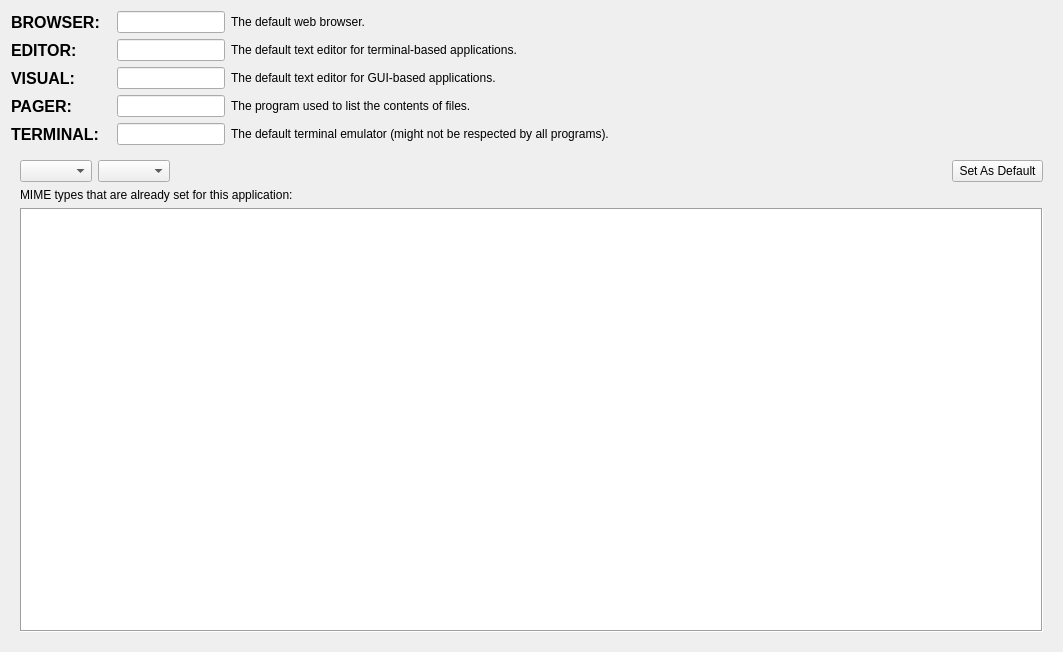
          <widget class="QWidget" name="scrollAreaWidgetContents_2">
           <property name="geometry">
            <rect>
             <x>0</x>
             <y>0</y>
             <width>1063</width>
             <height>652</height>
            </rect>
           </property>
           <layout class="QVBoxLayout" name="verticalLayout_4" stretch="0,0">
            <item>
             <layout class="QVBoxLayout" name="defaultAppsLayout">
              <item>
               <layout class="QHBoxLayout" name="browserLayout">
                <item>
                 <widget class="QLabel" name="browserLabel">
                  <property name="sizePolicy">
                   <sizepolicy hsizetype="Fixed" vsizetype="Preferred">
                    <horstretch>0</horstretch>
                    <verstretch>0</verstretch>
                   </sizepolicy>
                  </property>
                  <property name="minimumSize">
                   <size>
                    <width>100</width>
                    <height>0</height>
                   </size>
                  </property>
                  <property name="font">
                   <font>
                    <pointsize>12</pointsize>
                    <bold>true</bold>
                   </font>
                  </property>
                  <property name="text">
                   <string>BROWSER:</string>
                  </property>
                 </widget>
                </item>
                <item>
                 <widget class="QLineEdit" name="browser">
                  <property name="sizePolicy">
                   <sizepolicy hsizetype="Fixed" vsizetype="Fixed">
                    <horstretch>0</horstretch>
                    <verstretch>0</verstretch>
                   </sizepolicy>
                  </property>
                 </widget>
                </item>
                <item>
                 <widget class="QLabel" name="browserDesc">
                  <property name="text">
                   <string>The default web browser.</string>
                  </property>
                 </widget>
                </item>
                <item>
                 <spacer name="horizontalSpacer_13">
                  <property name="orientation">
                   <enum>Qt::Orientation::Horizontal</enum>
                  </property>
                  <property name="sizeHint" stdset="0">
                   <size>
                    <width>40</width>
                    <height>20</height>
                   </size>
                  </property>
                 </spacer>
                </item>
               </layout>
              </item>
              <item>
               <layout class="QHBoxLayout" name="editorLayout">
                <item>
                 <widget class="QLabel" name="editorLabel">
                  <property name="sizePolicy">
                   <sizepolicy hsizetype="Fixed" vsizetype="Preferred">
                    <horstretch>0</horstretch>
                    <verstretch>0</verstretch>
                   </sizepolicy>
                  </property>
                  <property name="minimumSize">
                   <size>
                    <width>100</width>
                    <height>0</height>
                   </size>
                  </property>
                  <property name="font">
                   <font>
                    <pointsize>12</pointsize>
                    <bold>true</bold>
                   </font>
                  </property>
                  <property name="text">
                   <string>EDITOR:</string>
                  </property>
                 </widget>
                </item>
                <item>
                 <widget class="QLineEdit" name="editor">
                  <property name="sizePolicy">
                   <sizepolicy hsizetype="Fixed" vsizetype="Fixed">
                    <horstretch>0</horstretch>
                    <verstretch>0</verstretch>
                   </sizepolicy>
                  </property>
                 </widget>
                </item>
                <item>
                 <widget class="QLabel" name="editorDesc">
                  <property name="text">
                   <string>The default text editor for terminal-based applications.</string>
                  </property>
                 </widget>
                </item>
                <item>
                 <spacer name="horizontalSpacer_9">
                  <property name="orientation">
                   <enum>Qt::Orientation::Horizontal</enum>
                  </property>
                  <property name="sizeHint" stdset="0">
                   <size>
                    <width>40</width>
                    <height>20</height>
                   </size>
                  </property>
                 </spacer>
                </item>
               </layout>
              </item>
              <item>
               <layout class="QHBoxLayout" name="visualLayout">
                <item>
                 <widget class="QLabel" name="visualLabel">
                  <property name="sizePolicy">
                   <sizepolicy hsizetype="Fixed" vsizetype="Preferred">
                    <horstretch>0</horstretch>
                    <verstretch>0</verstretch>
                   </sizepolicy>
                  </property>
                  <property name="minimumSize">
                   <size>
                    <width>100</width>
                    <height>0</height>
                   </size>
                  </property>
                  <property name="font">
                   <font>
                    <pointsize>12</pointsize>
                    <bold>true</bold>
                   </font>
                  </property>
                  <property name="text">
                   <string>VISUAL:</string>
                  </property>
                 </widget>
                </item>
                <item>
                 <widget class="QLineEdit" name="visual">
                  <property name="sizePolicy">
                   <sizepolicy hsizetype="Fixed" vsizetype="Fixed">
                    <horstretch>0</horstretch>
                    <verstretch>0</verstretch>
                   </sizepolicy>
                  </property>
                 </widget>
                </item>
                <item>
                 <widget class="QLabel" name="visualDesc">
                  <property name="text">
                   <string>The default text editor for GUI-based applications.</string>
                  </property>
                 </widget>
                </item>
                <item>
                 <spacer name="horizontalSpacer_10">
                  <property name="orientation">
                   <enum>Qt::Orientation::Horizontal</enum>
                  </property>
                  <property name="sizeHint" stdset="0">
                   <size>
                    <width>40</width>
                    <height>20</height>
                   </size>
                  </property>
                 </spacer>
                </item>
               </layout>
              </item>
              <item>
               <layout class="QHBoxLayout" name="pagerLayout">
                <item>
                 <widget class="QLabel" name="pagerLabel">
                  <property name="sizePolicy">
                   <sizepolicy hsizetype="Fixed" vsizetype="Preferred">
                    <horstretch>0</horstretch>
                    <verstretch>0</verstretch>
                   </sizepolicy>
                  </property>
                  <property name="minimumSize">
                   <size>
                    <width>100</width>
                    <height>0</height>
                   </size>
                  </property>
                  <property name="font">
                   <font>
                    <pointsize>12</pointsize>
                    <bold>true</bold>
                   </font>
                  </property>
                  <property name="text">
                   <string>PAGER:</string>
                  </property>
                 </widget>
                </item>
                <item>
                 <widget class="QLineEdit" name="pager">
                  <property name="sizePolicy">
                   <sizepolicy hsizetype="Fixed" vsizetype="Fixed">
                    <horstretch>0</horstretch>
                    <verstretch>0</verstretch>
                   </sizepolicy>
                  </property>
                 </widget>
                </item>
                <item>
                 <widget class="QLabel" name="pagerDesc">
                  <property name="text">
                   <string>The program used to list the contents of files.</string>
                  </property>
                 </widget>
                </item>
                <item>
                 <spacer name="horizontalSpacer_11">
                  <property name="orientation">
                   <enum>Qt::Orientation::Horizontal</enum>
                  </property>
                  <property name="sizeHint" stdset="0">
                   <size>
                    <width>40</width>
                    <height>20</height>
                   </size>
                  </property>
                 </spacer>
                </item>
               </layout>
              </item>
              <item>
               <layout class="QHBoxLayout" name="terminalLayout">
                <item>
                 <widget class="QLabel" name="terminalLabel">
                  <property name="sizePolicy">
                   <sizepolicy hsizetype="Fixed" vsizetype="Preferred">
                    <horstretch>0</horstretch>
                    <verstretch>0</verstretch>
                   </sizepolicy>
                  </property>
                  <property name="minimumSize">
                   <size>
                    <width>100</width>
                    <height>0</height>
                   </size>
                  </property>
                  <property name="font">
                   <font>
                    <pointsize>12</pointsize>
                    <bold>true</bold>
                   </font>
                  </property>
                  <property name="text">
                   <string>TERMINAL:</string>
                  </property>
                 </widget>
                </item>
                <item>
                 <widget class="QLineEdit" name="terminal">
                  <property name="sizePolicy">
                   <sizepolicy hsizetype="Fixed" vsizetype="Fixed">
                    <horstretch>0</horstretch>
                    <verstretch>0</verstretch>
                   </sizepolicy>
                  </property>
                 </widget>
                </item>
                <item>
                 <widget class="QLabel" name="terminalDesc">
                  <property name="text">
                   <string>The default terminal emulator (might not be respected by all programs).</string>
                  </property>
                 </widget>
                </item>
                <item>
                 <spacer name="horizontalSpacer_12">
                  <property name="orientation">
                   <enum>Qt::Orientation::Horizontal</enum>
                  </property>
                  <property name="sizeHint" stdset="0">
                   <size>
                    <width>40</width>
                    <height>20</height>
                   </size>
                  </property>
                 </spacer>
                </item>
               </layout>
              </item>
             </layout>
            </item>
            <item>
             <widget class="QWidget" name="defautMimeappsLayout" native="true">
              <layout class="QVBoxLayout" name="_3">
               <item>
                <layout class="QHBoxLayout" name="selectAppLayout">
                 <item>
                  <widget class="QComboBox" name="appComboBox"/>
                 </item>
                 <item>
                  <widget class="QComboBox" name="mimeTypeComboBox"/>
                 </item>
                 <item>
                  <spacer name="horizontalSpacer_15">
                   <property name="orientation">
                    <enum>Qt::Orientation::Horizontal</enum>
                   </property>
                   <property name="sizeHint" stdset="0">
                    <size>
                     <width>40</width>
                     <height>20</height>
                    </size>
                   </property>
                  </spacer>
                 </item>
                 <item>
                  <widget class="QPushButton" name="setAsDefaultPushButton">
                   <property name="text">
                    <string> Set As Default </string>
                   </property>
                  </widget>
                 </item>
                </layout>
               </item>
               <item>
                <widget class="QLabel" name="label_2">
                 <property name="text">
                  <string>MIME types that are already set for this application:</string>
                 </property>
                </widget>
               </item>
               <item>
                <widget class="QListWidget" name="defaultMimeTypesList">
                 <property name="sizePolicy">
                  <sizepolicy hsizetype="Expanding" vsizetype="Expanding">
                   <horstretch>0</horstretch>
                   <verstretch>0</verstretch>
                  </sizepolicy>
                 </property>
                 <property name="minimumSize">
                  <size>
                   <width>0</width>
                   <height>0</height>
                  </size>
                 </property>
                 <property name="frameShape">
                  <enum>QFrame::Shape::Box</enum>
                 </property>
                 <property name="showDropIndicator" stdset="0">
                  <bool>false</bool>
                 </property>
                 <property name="isWrapping" stdset="0">
                  <bool>true</bool>
                 </property>
                 <property name="spacing">
                  <number>2</number>
                 </property>
                 <property name="viewMode">
                  <enum>QListView::ViewMode::ListMode</enum>
                 </property>
                 <property name="selectionRectVisible">
                  <bool>true</bool>
                 </property>
                </widget>
               </item>
              </layout>
             </widget>
            </item>
           </layout>
          </widget>
